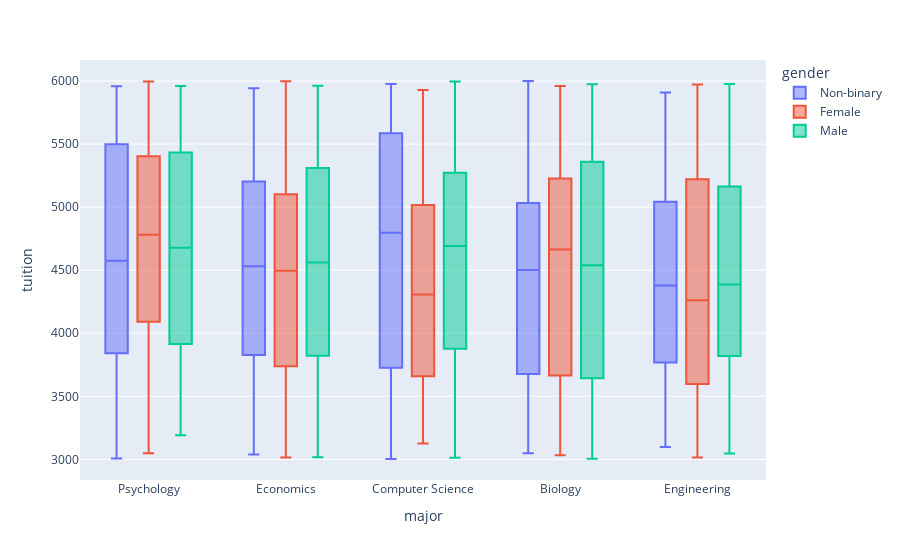

Source (notebook cell):
### Code cell
# What is the spread of tuition expenses across different major
fig = px.box(df, x='major', y='tuition', color=df['gender'])
fig.show()

### Figure 1 — Plotly figure (JSON) as saved in the notebook; plotly's stock layout.template omitted (floating-point values rounded to 4 significant figures; data arrays with more than 128 entries replaced by an {"elided": "..."} marker saying what was removed)
{"data": [{"alignmentgroup": "True", "hovertemplate": "gender=Non-binary<br>major=%{x}<br>tuition=%{y}<extra></extra>", "legendgroup": "Non-binary", "marker": {"color": "#636efa"}, "name": "Non-binary", "notched": false, "offsetgroup": "Non-binary", "orientation": "v", "showlegend": true, "type": "box", "x": {"elided": "321 str values"}, "x0": " ", "xaxis": "x", "y": {"elided": "321 int values"}, "y0": " ", "yaxis": "y"}, {"alignmentgroup": "True", "hovertemplate": "gender=Female<br>major=%{x}<br>tuition=%{y}<extra></extra>", "legendgroup": "Female", "marker": {"color": "#EF553B"}, "name": "Female", "notched": false, "offsetgroup": "Female", "orientation": "v", "showlegend": true, "type": "box", "x": {"elided": "323 str values"}, "x0": " ", "xaxis": "x", "y": {"elided": "323 int values"}, "y0": " ", "yaxis": "y"}, {"alignmentgroup": "True", "hovertemplate": "gender=Male<br>major=%{x}<br>tuition=%{y}<extra></extra>", "legendgroup": "Male", "marker": {"color": "#00cc96"}, "name": "Male", "notched": false, "offsetgroup": "Male", "orientation": "v", "showlegend": true, "type": "box", "x": {"elided": "356 str values"}, "x0": " ", "xaxis": "x", "y": {"elided": "356 int values"}, "y0": " ", "yaxis": "y"}], "layout": {"boxmode": "group", "legend": {"title": {"text": "gender"}, "tracegroupgap": 0}, "margin": {"t": 60}, "xaxis": {"anchor": "y", "domain": [0, 1], "title": {"text": "major"}}, "yaxis": {"anchor": "x", "domain": [0, 1], "title": {"text": "tuition"}}}}
